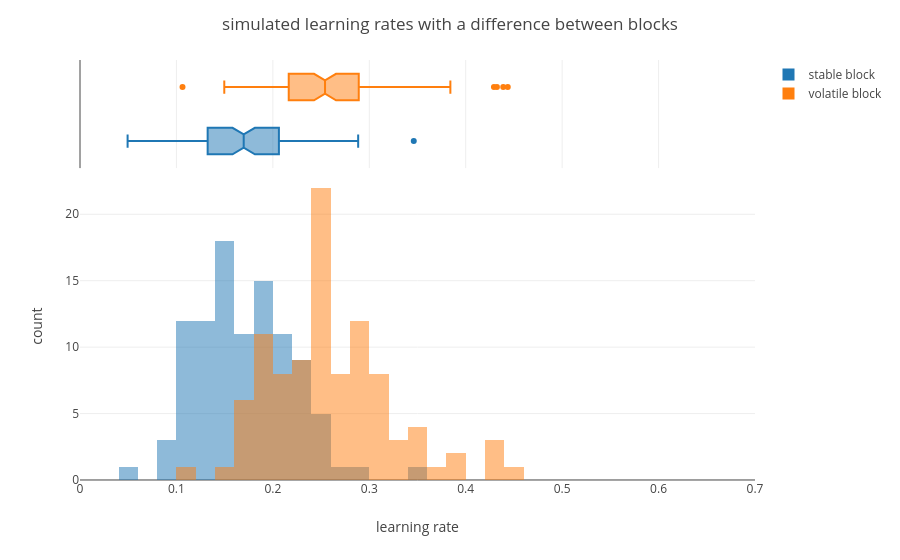
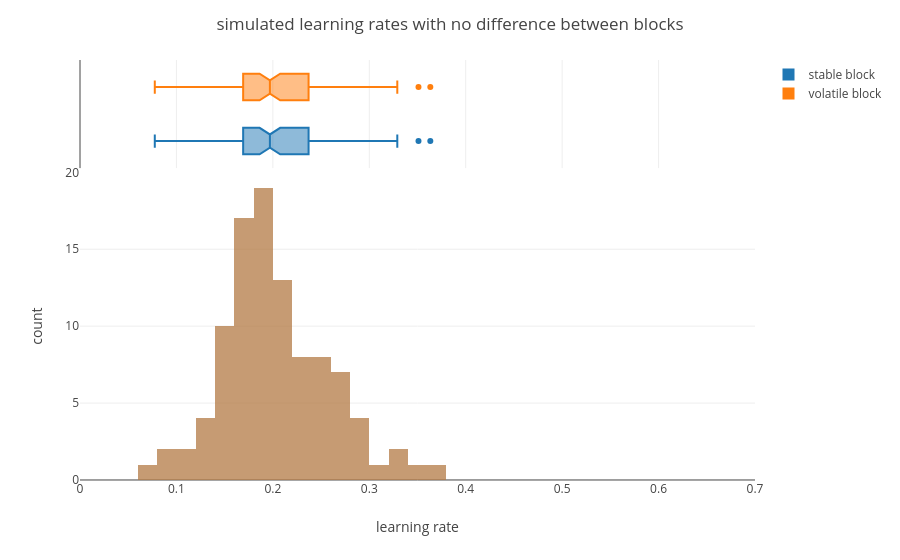

The notebook cell these images were saved under, in order:
### Markdown cell above
#### Visualising the simulated parameter distributions

### Code cell
nSimulatedSubjects = 100

# generate random simulation parameters
stableAlphasDifference     = rng.beta(10, 50, nSimulatedSubjects)
volatileAlphasDifference   = rng.beta(15, 45, nSimulatedSubjects)
stableAlphasNoDifference   = rng.beta(13, 47, nSimulatedSubjects)
volatileAlphasNoDifference = stableAlphasNoDifference
betas = rng.exponential(.1, nSimulatedSubjects) + 0.05

# specify the reward probabilities for both session types
trueProbabilityStable = np.ones(100, dtype = float)*0.75
trueProbabilityVolatile = np.concatenate((
                                  np.ones(25,  dtype = float)*0.25,
                                  np.ones(25,  dtype = float)*0.75,
                                  np.ones(25,  dtype = float)*0.25,
                                  np.ones(25,  dtype = float)*0.75))

# plot the simulated parameters as histograms
plotting.visualise_alpha_difference(stableAlphasDifference, volatileAlphasDifference, 'simulated learning rates with a difference between blocks')
plotting.visualise_alpha_difference(stableAlphasNoDifference, volatileAlphasNoDifference, 'simulated learning rates with no difference between blocks')
